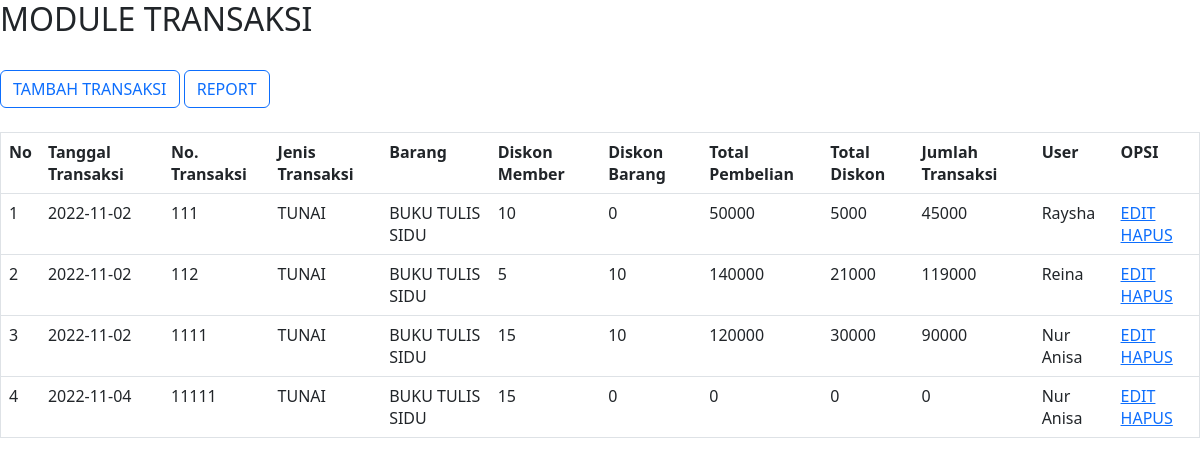
Page /transaksi.php on the committed database.
### tables this page shows
CREATE TABLE `transaksi` (
  `id_transaksi` int(11) NOT NULL,
  `tgl_transaksi` date NOT NULL,
  `no_transaksi` varchar(25) NOT NULL,
  `jenis_transaksi` char(50) NOT NULL,
  `barang_id` int(11) NOT NULL,
  `diskon_member` int(11) NOT NULL,
  `diskon_barang` int(11) NOT NULL,
  `total_pembelian` float NOT NULL,
  `total_diskon` int(11) NOT NULL,
  `jumlah_transaksi` int(11) NOT NULL,
  `id_member` int(11) NOT NULL
);

CREATE TABLE `barang` (
  `id_barang` int(11) NOT NULL,
  `nama_barang` varchar(50) NOT NULL,
  `kode_barang` varchar(25) NOT NULL,
  `qty` int(11) NOT NULL,
  `kategori_id` int(11) NOT NULL
);

CREATE TABLE `member` (
  `id_member` int(11) NOT NULL,
  `nama_member` varchar(25) NOT NULL,
  `alamat_member` text NOT NULL,
  `id_level` int(11) NOT NULL,
  `status` int(11) NOT NULL
);

### transaksi.php (the view, shortened to what this page needs)
<html>
	<head>
		<link rel="stylesheet" type="text/css" href="bootstrap/css/bootstrap.css">
	</head>
	<body>
		<h2>MODULE TRANSAKSI</h2>
		<br/>
		<a href="tambah_transaksi.php" class="btn btn-outline-primary" tabindex="-1" role="button">TAMBAH TRANSAKSI</a>
		<a href="view_report.php" class="btn btn-outline-primary" tabindex="-1" role="button">REPORT</a>
		<br/>
		<br/>
		<table border="1" class="table">
			<tr>
				<th>No</th>
				<th>Tanggal Transaksi</th>
				<th>No. Transaksi</th>
				<th>Jenis Transaksi</th>
				<th>Barang</th>
				<th>Diskon Member</th>
				<th>Diskon Barang</th>
				<th>Total Pembelian</th>
				<th>Total Diskon</th>
				<th>Jumlah Transaksi</th>
				<th>User</th>
				<th>OPSI</th>
			</tr>
			<?php
				include 'koneksi.php';
				$no = 1;
				$query = mysqli_query($koneksi,"SELECT * FROM transaksi t LEFT JOIN barang b on t.barang_id = b.id_barang LEFT JOIN member m on t.id_member = m.id_member");
				while($data = mysqli_fetch_array($query))
				{
			?>
			<tr>
				<td><?php echo $no++;?></td>
				<td><?php echo $data['tgl_transaksi']; ?></td>
				<td><?php echo $data['no_transaksi']; ?></td>
				<td><?php echo $data['jenis_transaksi']; ?></td>
				<td><?php echo $data['nama_barang']; ?></td>
				<td><?php echo $data['diskon_member']; ?></td>
				<td><?php echo $data['diskon_barang']; ?></td>
				<td><?php echo $data['total_pembelian']; ?></td>
				<td><?php echo $data['total_diskon']; ?></td>
				<td><?php echo $data['jumlah_transaksi']; ?></td>
				<td><?php echo $data['nama_member']; ?></td>
				<td>
					<a href="edit_transaksi.php?id=<?php echo $data['id']; ?>">EDIT</a>
					<a href="hapus_transaksi.php?id=<?php echo $data['id']; ?>">HAPUS</a>
				</td>
			</tr>
			<?php
				}
			?>
		</table>
	</body>
</html>

### rows in the picture
transaksi: tgl_transaksi "2022-11-02", no_transaksi "111", jenis_transaksi "TUNAI", barang.nama_barang "BUKU TULIS SIDU", diskon_member "10", diskon_barang "0", total_pembelian "50000", total_diskon "5000", jumlah_transaksi "45000", id_member.nama_member "Raysha"
transaksi: tgl_transaksi "2022-11-02", no_transaksi "112", jenis_transaksi "TUNAI", barang.nama_barang "BUKU TULIS SIDU", diskon_member "5", diskon_barang "10", total_pembelian "140000", total_diskon "21000", jumlah_transaksi "119000", id_member.nama_member "Reina"
transaksi: tgl_transaksi "2022-11-02", no_transaksi "1111", jenis_transaksi "TUNAI", barang.nama_barang "BUKU TULIS SIDU", diskon_member "15", diskon_barang "10", total_pembelian "120000", total_diskon "30000", jumlah_transaksi "90000", id_member.nama_member "Nur Anisa"
transaksi: tgl_transaksi "2022-11-04", no_transaksi "11111", jenis_transaksi "TUNAI", barang.nama_barang "BUKU TULIS SIDU", diskon_member "15", diskon_barang "0", total_pembelian "0", total_diskon "0", jumlah_transaksi "0", id_member.nama_member "Nur Anisa"
